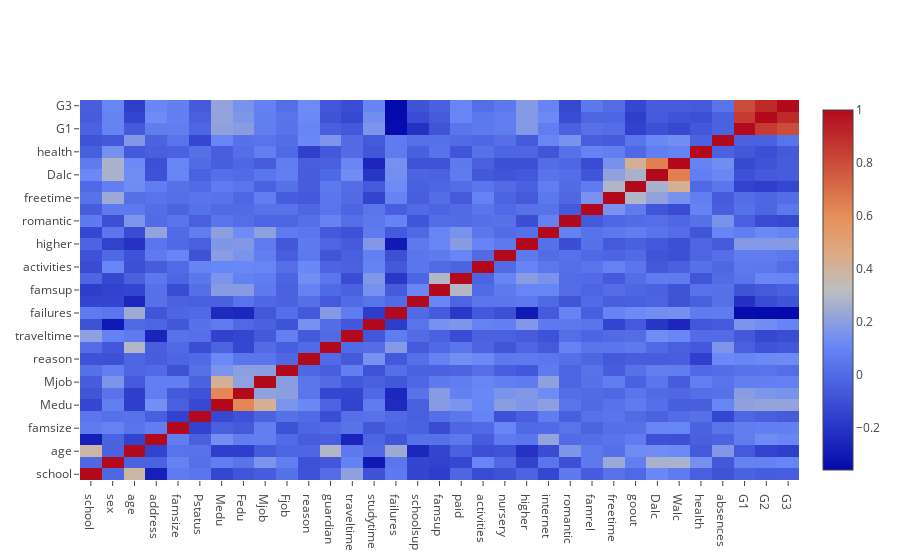

Notebook cell for this chart:
### Code cell
trace = go.Heatmap(z=corr_numeric.values, x=list(corr_numeric.index), y=list(corr_numeric.index))
data=[trace]
iplot(data, filename='heatmap-corr')

### Figure 1 — Plotly figure (JSON) as saved in the notebook; plotly's stock layout.template omitted (floating-point values rounded to 4 significant figures; data arrays with more than 128 entries replaced by an {"elided": "..."} marker saying what was removed)
{"data": [{"type": "heatmap", "uid": "a73dd8c2-f3c4-11e8-8889-3035adbdcbe4", "x": ["school", "sex", "age", "address", "famsize", "Pstatus", "Medu", "Fedu", "Mjob", "Fjob", "reason", "guardian", "traveltime", "studytime", "failures", "schoolsup", "famsup", "paid", "activities", "nursery", "higher", "internet", "romantic", "famrel", "freetime", "goout", "Dalc", "Walc", "health", "absences", "G1", "G2", "G3"], "y": ["school", "sex", "age", "address", "famsize", "Pstatus", "Medu", "Fedu", "Mjob", "Fjob", "reason", "guardian", "traveltime", "studytime", "failures", "schoolsup", "famsup", "paid", "activities", "nursery", "higher", "internet", "romantic", "famrel", "freetime", "goout", "Dalc", "Walc", "health", "absences", "G1", "G2", "G3"], "z": {"elided": "33x33 float values"}}], "layout": {}}
